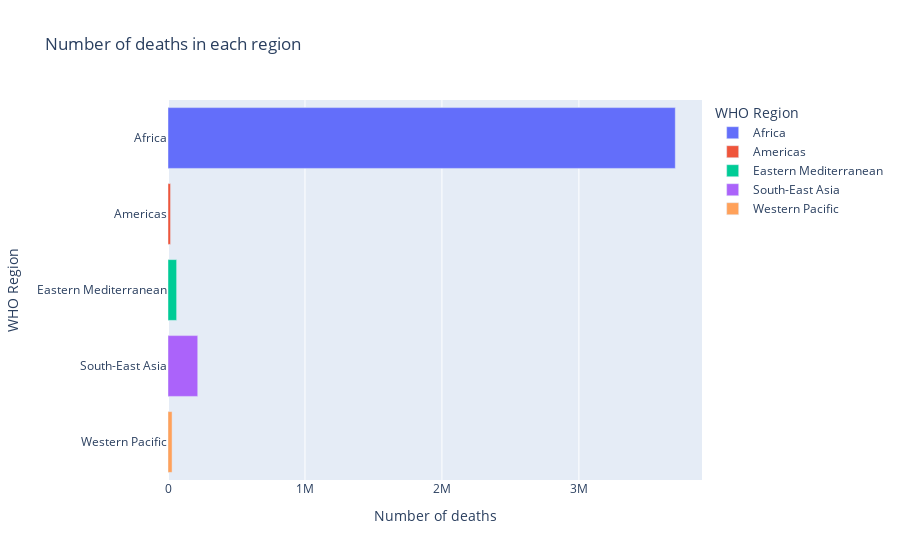

Notebook code cell kept with this figure:
### Code cell
# Distribution of deaths in each region
px.bar(regional_deaths, x="No. of deaths", y="WHO Region", color="WHO Region", title="Number of deaths in each region", labels={"No. of deaths": "Number of deaths", "WHO Region": "WHO Region"})

### Figure 1 — Plotly figure (JSON) as saved in the notebook; plotly's stock layout.template omitted (floating-point values rounded to 4 significant figures)
{"data": [{"hovertemplate": "WHO Region=%{y}<br>Number of deaths=%{x}<extra></extra>", "legendgroup": "Africa", "marker": {"color": "#636efa", "pattern": {"shape": ""}}, "name": "Africa", "orientation": "h", "showlegend": true, "textposition": "auto", "type": "bar", "x": [3703935], "xaxis": "x", "y": ["Africa"], "yaxis": "y"}, {"hovertemplate": "WHO Region=%{y}<br>Number of deaths=%{x}<extra></extra>", "legendgroup": "Americas", "marker": {"color": "#EF553B", "pattern": {"shape": ""}}, "name": "Americas", "orientation": "h", "showlegend": true, "textposition": "auto", "type": "bar", "x": [18707], "xaxis": "x", "y": ["Americas"], "yaxis": "y"}, {"hovertemplate": "WHO Region=%{y}<br>Number of deaths=%{x}<extra></extra>", "legendgroup": "Eastern Mediterranean", "marker": {"color": "#00cc96", "pattern": {"shape": ""}}, "name": "Eastern Mediterranean", "orientation": "h", "showlegend": true, "textposition": "auto", "type": "bar", "x": [63042], "xaxis": "x", "y": ["Eastern Mediterranean"], "yaxis": "y"}, {"hovertemplate": "WHO Region=%{y}<br>Number of deaths=%{x}<extra></extra>", "legendgroup": "South-East Asia", "marker": {"color": "#ab63fa", "pattern": {"shape": ""}}, "name": "South-East Asia", "orientation": "h", "showlegend": true, "textposition": "auto", "type": "bar", "x": [217111], "xaxis": "x", "y": ["South-East Asia"], "yaxis": "y"}, {"hovertemplate": "WHO Region=%{y}<br>Number of deaths=%{x}<extra></extra>", "legendgroup": "Western Pacific", "marker": {"color": "#FFA15A", "pattern": {"shape": ""}}, "name": "Western Pacific", "orientation": "h", "showlegend": true, "textposition": "auto", "type": "bar", "x": [29819], "xaxis": "x", "y": ["Western Pacific"], "yaxis": "y"}], "layout": {"barmode": "relative", "legend": {"title": {"text": "WHO Region"}, "tracegroupgap": 0}, "title": {"text": "Number of deaths in each region"}, "xaxis": {"anchor": "y", "domain": [0, 1], "title": {"text": "Number of deaths"}}, "yaxis": {"anchor": "x", "categoryarray": ["Western Pacific", "South-East Asia", "Eastern Mediterranean", "Americas", "Africa"], "categoryorder": "array", "domain": [0, 1], "title": {"text": "WHO Region"}}}}
